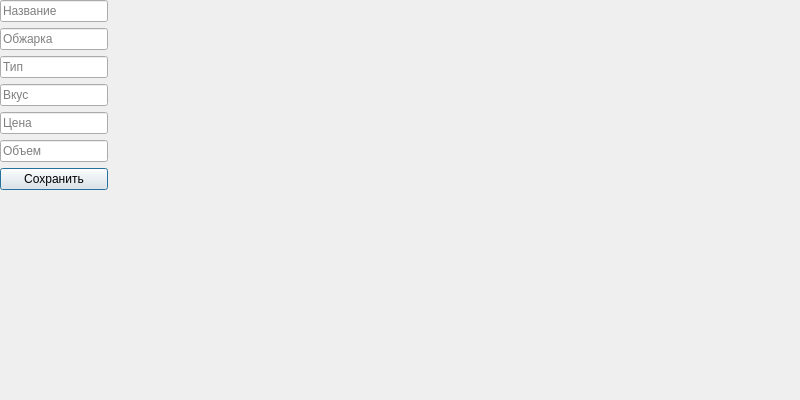
<?xml version="4.0" encoding="UTF-8"?>
<ui version="4.0">
 <class>AddEditCoffeeForm</class>
 <widget class="QDialog" name="AddEditCoffeeForm">
  <property name="geometry">
   <rect>
    <x>100</x>
    <y>100</y>
    <width>800</width>
    <height>400</height>
   </rect>
  </property>
  <property name="windowTitle">
   <string>Добавить/Редактировать кофе</string>
  </property>
  <widget class="QWidget" name="centralwidget">
   <layout class="QVBoxLayout" name="verticalLayout">
    <item>
     <widget class="QLineEdit" name="nameLineEdit">
      <property name="placeholderText">
       <string>Название</string>
      </property>
     </widget>
    </item>
    <item>
     <widget class="QLineEdit" name="roastLineEdit">
      <property name="placeholderText">
       <string>Обжарка</string>
      </property>
     </widget>
    </item>
    <item>
     <widget class="QLineEdit" name="typeLineEdit">
      <property name="placeholderText">
       <string>Тип</string>
      </property>
     </widget>
    </item>
    <item>
     <widget class="QLineEdit" name="tasteLineEdit">
      <property name="placeholderText">
       <string>Вкус</string>
      </property>
     </widget>
    </item>
    <item>
     <widget class="QLineEdit" name="priceLineEdit">
      <property name="placeholderText">
       <string>Цена</string>
      </property>
     </widget>
    </item>
    <item>
     <widget class="QLineEdit" name="volumeLineEdit">
      <property name="placeholderText">
       <string>Объем</string>
      </property>
     </widget>
    </item>
    <item>
     <widget class="QPushButton" name="saveButton">
      <property name="text">
       <string>Сохранить</string>
      </property>
     </widget>
    </item>
   </layout>
  </widget>
 </widget>
 <resources/>
 <connections/>
</ui>
